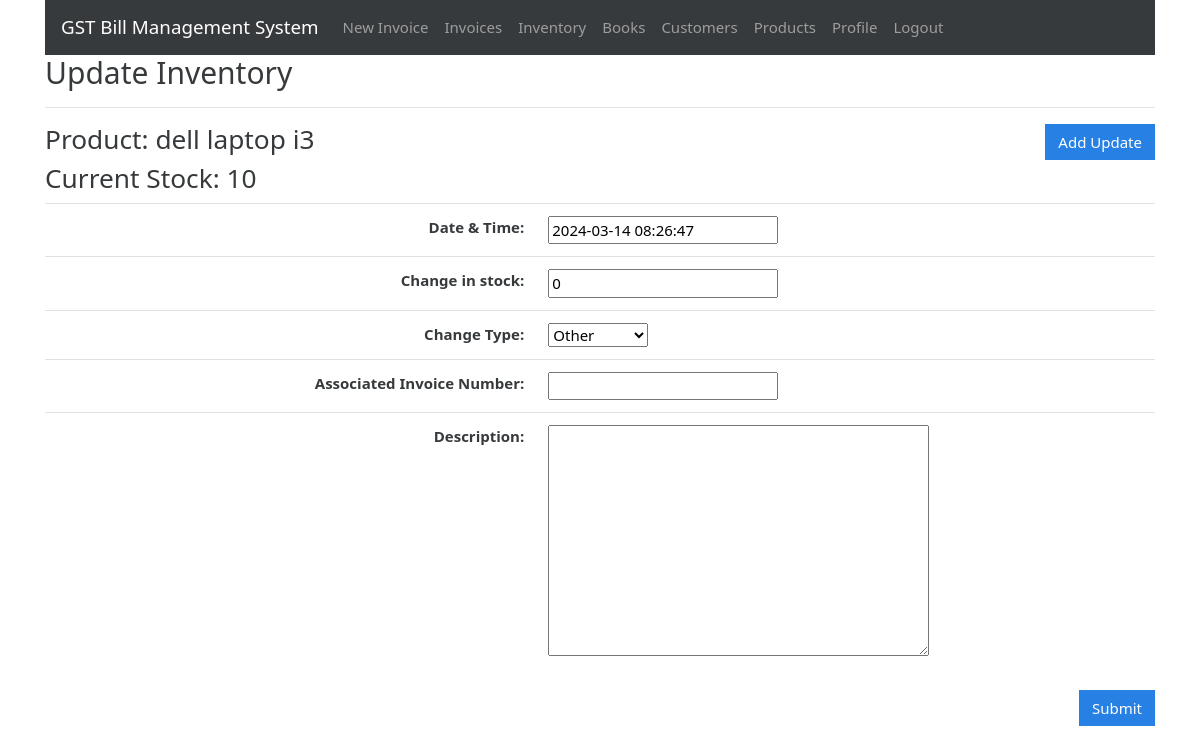
The app's page /inventory/5/addupdate (signed in), older data.
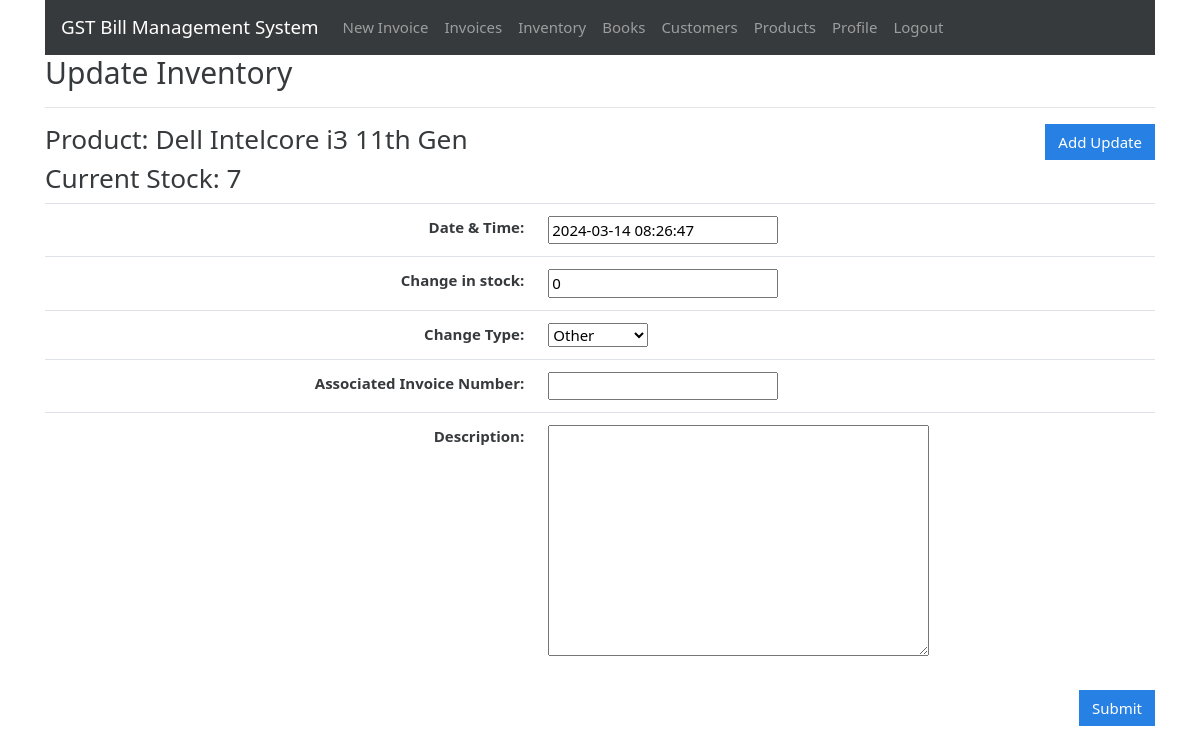
The same page, newer data.
### gstbillingapp/models.py (models this page shows, shortened)
class Inventory(models.Model):
    user = models.ForeignKey(User, null=True, blank=True, on_delete=models.SET_NULL)
    product = models.ForeignKey(Product, null=True, blank=True, on_delete=models.SET_NULL)
    current_stock = models.IntegerField(default=0)
    alert_level = models.IntegerField(default=0)
    last_log = models.ForeignKey(InventoryLog, null=True, blank=True, default=None, on_delete=models.SET_NULL)

class Product(models.Model):
    user = models.ForeignKey(User, null=True, blank=True, on_delete=models.SET_NULL)
    product_name = models.CharField(max_length=200)
    product_hsn = models.CharField(max_length=50, null=True, blank=True)
    product_unit = models.CharField(max_length=50)
    product_gst_percentage = models.FloatField()
    product_rate_with_gst = models.FloatField()
    def __str__(self):
        return str(self.product_name)

### gstbillingapp/views.py (the view, shortened to what this page needs)
# urls.py: path('inventory/<int:inventory_id>/addupdate', views.inventory_logs_add, name='inventory_logs_add'),
@login_required
def inventory_logs_add(request, inventory_id):
    context = {}
    inventory = get_object_or_404(Inventory, id=inventory_id, user=request.user)
    inventory_logs = Inventory.objects.filter(user=request.user, product=inventory.product)
    context['inventory'] = inventory
    context['inventory_logs'] = inventory_logs
    context['form'] = InventoryLogForm()
    return render(request, 'gstbillingapp/inventory_logs_add.html', context)

### gstbillingapp/forms.py
class InventoryLogForm(ModelForm):
    class Meta:
        model = InventoryLog
        fields = ['date', 'change', 'change_type', 'description']

### gstbillingapp/templates/gstbillingapp/inventory_logs_add.html (shortened to what this page needs)
{% extends "gstbillingapp/base.html" %}
{% load static %}
{% block content %}
<h2>Update Inventory</h2>
<hr>
<div class="row">
	<div class="col">
		<h3>Product: {{inventory.product}}</h3>
		<h3>Current Stock: {{inventory.current_stock}}</h3>
	</div>
	<div class="col">
		<a href="{% url 'inventory_logs_add' inventory.id %}" id="add_customer_btn"><button type="button" class="btn btn-primary">Add Update</button></a>
	</div>
</div>
<form method="POST">
	<table class="table">
		<tbody class="two-col-form">
			<tr>
				<th scope="row" class="text-right">Date & Time:</th>
				<td class="form-input-td">{{form.date}}</td>
			</tr>
			<tr>
				<th scope="row" class="text-right">Change in stock:</th>
				<td class="form-input-td">{{form.change}}</td>
			</tr>
			<tr>
				<th scope="row" class="text-right">Change Type:</th>
				<td class="form-input-td">{{form.change_type}}</td>
			</tr>
			<tr>
				<th scope="row" class="text-right">Associated Invoice Number:</th>
				<td class="form-input-td"><input type="text" name="invoice_no"></ins></td>
			</tr>
			<tr>
				<th scope="row" class="text-right">Description:</th>
				<td class="form-input-td">{{form.description}}</td>
			</tr>
		</tbody>
	</table>
	<input type="submit" class="btn btn-primary float-right" value="Submit">
</form>
{% endblock %}

Row changes from the older to the newer data that the page shows:
changed Inventory: product "dell laptop i3" → "Dell Intelcore i3 11th Gen"; current_stock "10" → "7"
